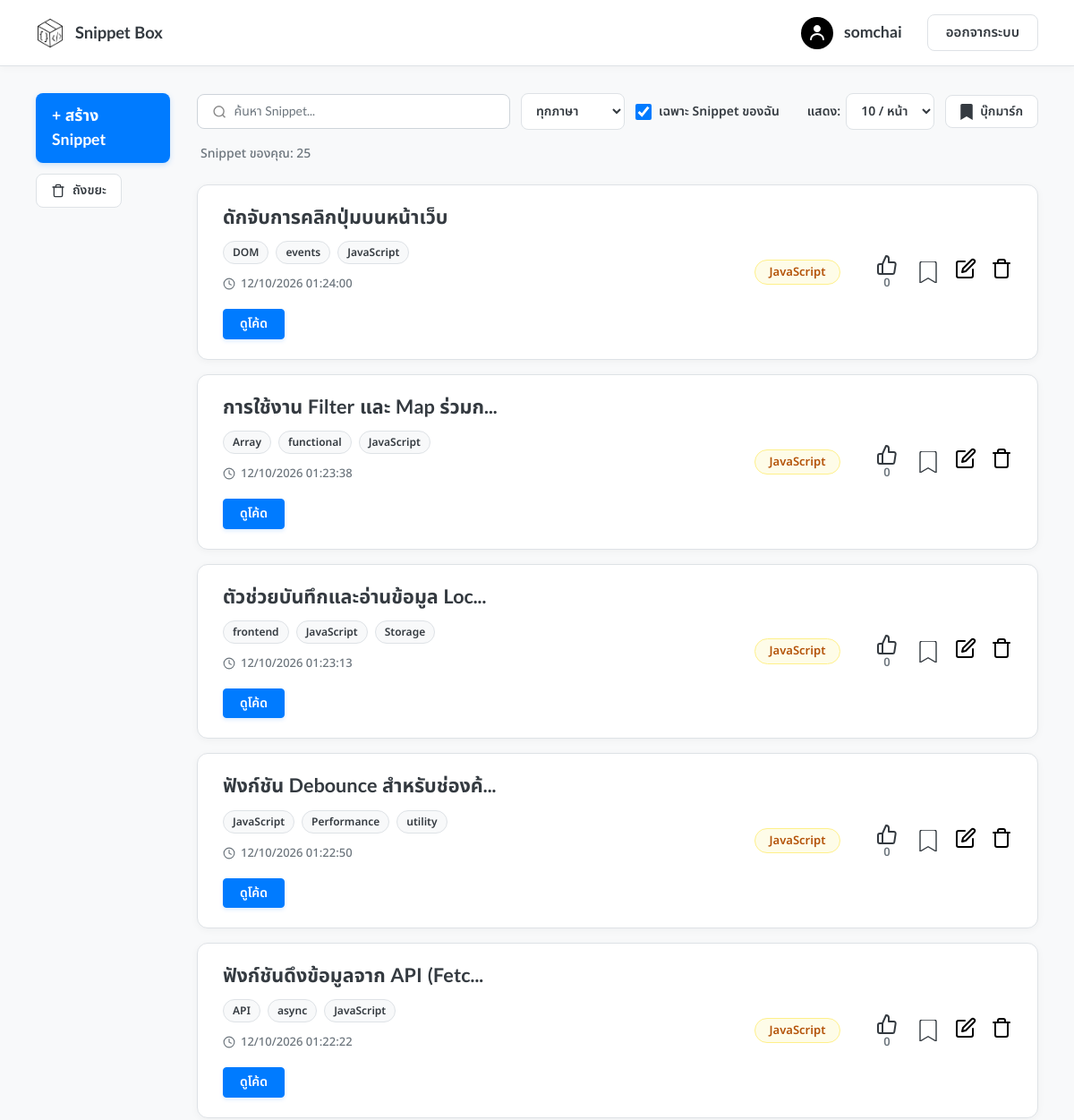
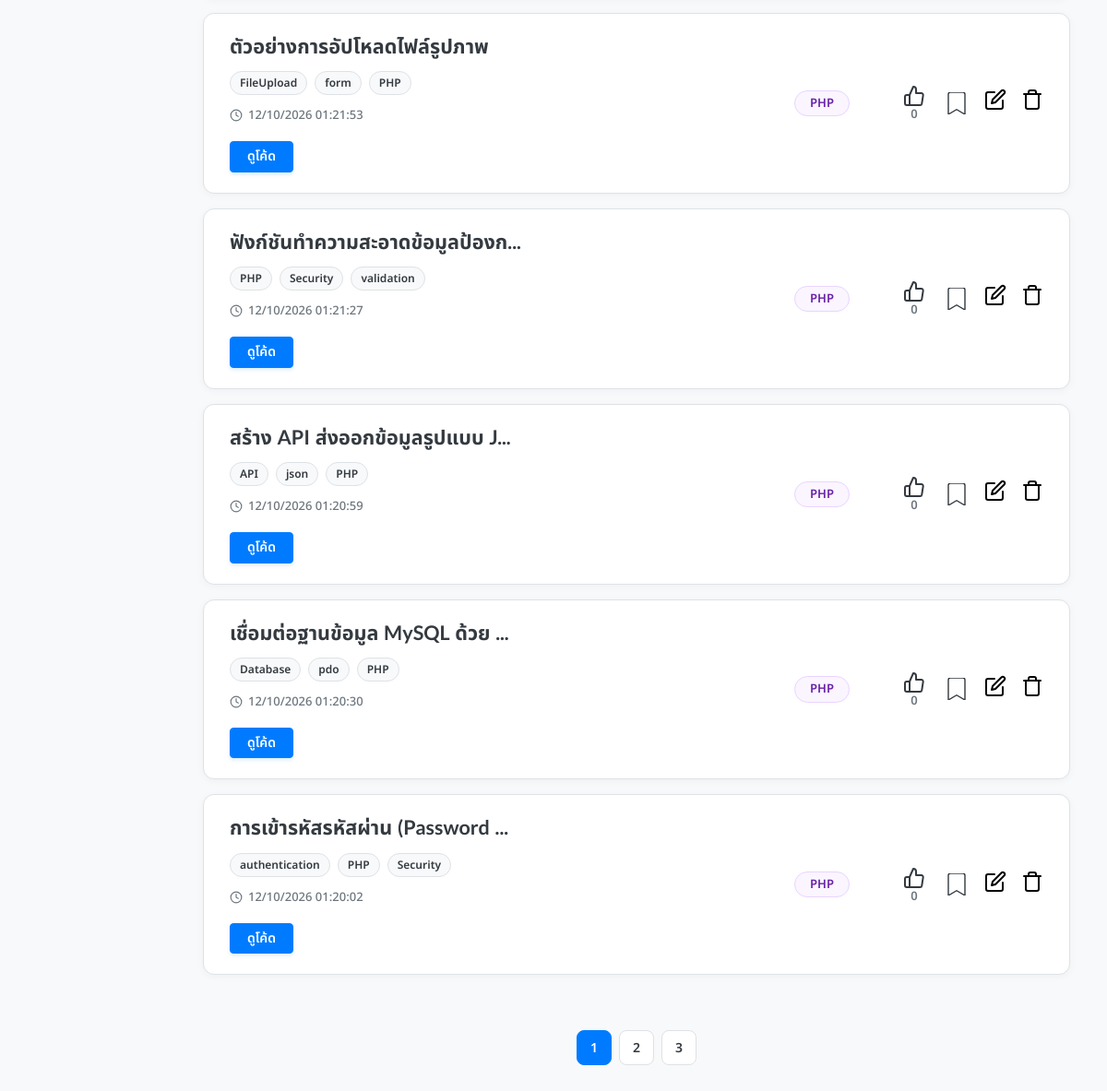
Page /snippet_page.php (signed in) on the committed database (2 pictures, top to bottom).
### tables this page shows
CREATE TABLE `snippet` (
  `snippet_id` int(11) NOT NULL,
  `title` varchar(100) NOT NULL,
  `source_code` text NOT NULL,
  `description` text NOT NULL,
  `created_at` datetime NOT NULL DEFAULT current_timestamp(),
  `visibility` enum('public','protected','private') DEFAULT 'private',
  `image_path` varchar(255) DEFAULT NULL,
  `language_id` int(11) NOT NULL,
  `user_id` int(11) NOT NULL,
  `deleted` tinyint(1) NOT NULL DEFAULT 0,
  `is_suspended` tinyint(1) NOT NULL DEFAULT 0
);

CREATE TABLE `language` (
  `language_id` int(11) NOT NULL,
  `language_name` varchar(50) NOT NULL
);

### snippet_page.php (the view, shortened to what the rows shown need)
<?php
require_once "layout/session.php";
require_once "db/connect.php";
require_once "layout/check_user.php";
$searchQuery = trim($_GET['q'] ?? '');
$selectedLanguage = $_GET['lang'] ?? '';
$showBookmarks = isset($_GET['bookmarks']) && $_GET['bookmarks'] === '1';
$onlyOwn = empty($_GET) || (isset($_GET['only_own']) && $_GET['only_own'] === '1');
$userId = getCurrentUserId();
$allowedLimits = [10, 25, 50];
if(isset($_GET['limit']) && in_array((int)$_GET['limit'], $allowedLimits)){
    $itemsPerPage = (int)$_GET['limit'];
    $_SESSION['items_per_page'] = $itemsPerPage;
}elseif(isset($_SESSION['items_per_page']) && in_array((int)$_SESSION['items_per_page'], $allowedLimits)){
    $itemsPerPage = (int)$_SESSION['items_per_page'];
}else{
    $itemsPerPage = 10;
}
$currentPage = isset($_GET['page']) ? max(1, (int)$_GET['page']) : 1;
if($showBookmarks && $userId){
    $totalSnippets = $control->getTotalBookmarkedSnippetCount($userId, $searchQuery, $selectedLanguage, $onlyOwn);
    $result = $control->getBookmarkedSnippetsPaginated($userId, $currentPage, $itemsPerPage, $searchQuery, $selectedLanguage, $onlyOwn);
}elseif($searchQuery !== '' || $selectedLanguage !== ''){
    $totalSnippets = $control->getTotalUserSnippetCount($userId, $searchQuery, $onlyOwn, $selectedLanguage);
    $result = $control->getUserSnippetsPaginated($userId, $currentPage, $itemsPerPage, $searchQuery, $onlyOwn, $selectedLanguage);
}else{
    $totalSnippets = $control->getTotalUserSnippetCount($userId, '', $onlyOwn, $selectedLanguage);
    $result = $control->getUserSnippetsPaginated($userId, $currentPage, $itemsPerPage, '', $onlyOwn, $selectedLanguage);
}
$snippets = [];
if($result){
    $snippets = $result->fetchAll(PDO::FETCH_ASSOC);
}
$bookmarkedIds = [];
if($userId){
    $bookmarkedIds = $control->getBookmarkedSnippetIds($userId);
}
$likedIds = [];
if($userId){
    $likedIds = $control->getLikedSnippetIds($userId);
}
$snippetIds = array_column($snippets, 'snippet_id');
$likeCounts = $control->getLikeCountsForSnippets($snippetIds);
?>
<!DOCTYPE html>
<html lang="th">
<head>
    <link rel="stylesheet" href="style/fonts.css?v=<?php echo time(); ?>">
    <link rel="stylesheet" href="style/snippet_pagecss.css?v=<?php echo time(); ?>">
</head>
<body>
    <div class="main-wrapper">
        <div class="content">
            <div class="snippet-grid">
                <?php if($totalSnippets === 0): ?>
                    <div class="empty-state">
                        <?php if($showBookmarks): ?>
                            <?php if($onlyOwn): ?>
                                ไม่พบ Snippet ของคุณที่บุ๊กมาร์กไว้
                            <?php else: ?>
                                ยังไม่มี Snippet ที่บุ๊กมาร์กไว้
                            <?php endif; ?>
                        <?php elseif($selectedLanguage !== ''): ?>
                            ไม่มีโพสต์
                        <?php else: ?>
                            ยังไม่มี Snippet ในระบบ
                        <?php endif; ?>
                    </div>
                <?php else: ?>
                    <?php foreach($snippets as $row): ?>
                        <?php $isBookmarked = in_array((int)$row['snippet_id'], $bookmarkedIds); ?>
                        <?php
                            $languageName = trim((string)($row['language_name'] ?? 'Language'));
                            $languageKey = strtolower($languageName);
                            $languageClass = 'language-tag';
                            if($languageKey === 'html'){
                                $languageClass .= ' language-html';
                            }elseif($languageKey === 'python'){
                                $languageClass .= ' language-python';
                            }elseif($languageKey === 'javascript' || $languageKey === 'js'){
                                $languageClass .= ' language-javascript';
                            }elseif($languageKey === 'php'){
                                $languageClass .= ' language-php';
                            }elseif($languageKey === 'sql'){
                                $languageClass .= ' language-sql';
                            }elseif($languageKey === 'css'){
                                $languageClass .= ' language-css';
                            }
                        ?>
                        <?php
                            $isSuspended = (int)($row['is_suspended'] ?? 0) === 1;
                        ?>
                        <div class="snippet-card" <?php if($isSuspended): ?>style="border-left: 5px solid #dc2626; background-color: #fffcfc;"<?php endif; ?>>
                            <div class="card-left">
                                <?php
                                    $title = $row['title'] ?: 'ไม่มีชื่อเรื่อง';
                                    if(mb_strlen($title, 'UTF-8') > 30){
                                        $title = mb_substr($title, 0, 30, 'UTF-8') . '...';
                                    }
                                ?>
                                <div class="card-title">
                                    <?php echo htmlspecialchars($title); ?>
                                </div>
                                <?php if(!empty($row['tags'])): ?>
                                    <div class="tag-badge">
                                        <?php foreach(explode(', ', $row['tags']) as $tagName): ?>
                                            <span><?php echo htmlspecialchars($tagName); ?></span>
                                        <?php endforeach; ?>
                                    </div>
                                <?php endif; ?>
                                <?php if(!empty($row['created_at'])): ?>
                                    <div class="snippet-date">
                                        <svg width="14" height="14" viewBox="0 0 24 24" fill="none" stroke="currentColor" stroke-width="2" stroke-linecap="round" stroke-linejoin="round">
                                            <circle cx="12" cy="12" r="10"></circle>
                                            <polyline points="12 6 12 12 16 14"></polyline>
                                        </svg>
                                        <span><?php echo date('d/m/Y H:i:s', strtotime($row['created_at'])); ?></span>
                                    </div>
                                <?php endif; ?>
                                <button class="btn-view-code">
                                    <a href="viewcode.php?view=<?php echo urlencode($row['snippet_id']); ?>" >ดูโค้ด</a>
                                </button>
                            </div>
                            <div class="card-middle">
                                <div class="<?php echo htmlspecialchars($languageClass); ?>"><?php echo htmlspecialchars($languageName ?: 'Language'); ?></div>
                            </div>
                            <div class="card-right">
                                <?php
                                    $snippetIdInt = (int)$row['snippet_id'];
                                    $isLiked = in_array($snippetIdInt, $likedIds);
                                    $currentLikeCount = $likeCounts[$snippetIdInt] ?? 0;
                                ?>
                                <?php if(!$isSuspended): ?>
                                    <button class="like-toggle <?php echo $isLiked ? 'liked' : ''; ?>" data-snippet-id="<?php echo $snippetIdInt; ?>" title="<?php echo $isLiked ? 'ยกเลิกถูกใจ' : 'ถูกใจ'; ?>">
                                        <svg width="24" height="24" viewBox="0 0 24 24" stroke-width="2" stroke-linecap="round" stroke-linejoin="round">
                                            <path d="M14 9V5a3 3 0 0 0-3-3l-4 9v11h11.28a2 2 0 0 0 2-1.7l1.38-9a2 2 0 0 0-2-2.3H14zM7 22H4a2 2 0 0 1-2-2v-7a2 2 0 0 1 2-2h3"/>
                                        </svg>
                                        <span class="like-count"><?php echo $currentLikeCount; ?></span>
                                    </button>
                                    <button class="bookmark-toggle <?php echo $isBookmarked ? 'bookmarked' : ''; ?>" data-snippet-id="<?php echo (int)$row['snippet_id']; ?>" title="<?php echo $isBookmarked ? 'ลบบุ๊กมาร์ก' : 'เพิ่มบุ๊กมาร์ก'; ?>">
                                        <svg width="20" height="24" viewBox="0 0 384 512" stroke-width="30">
                                            <path d="M0 512V48C0 21.49 21.49 0 48 0h288c26.51 0 48 21.49 48 48v464L192 400 0 512z"/>
                                        </svg>
                                    </button>
                                    <?php if((int)($row['user_id'] ?? 0) === (int)$userId): ?>
                                    <a href="createsnippet.php?edit=<?php echo urlencode($row['snippet_id']); ?>" class="icon-action" title="แก้ไข">
                                        <svg width="24" height="24" viewBox="0 0 24 24" fill="none" stroke="black" stroke-width="2" stroke-linecap="round" stroke-linejoin="round"><path d="M11 4H4a2 2 0 0 0-2 2v14a2 2 0 0 0 2 2h14a2 2 0 0 0 2-2v-7"></path><path d="M18.5 2.5a2.121 2.121 0 0 1 3 3L12 15l-4 1 1-4 9.5-9.5z"></path></svg>
                                    </a>
                                    <a href="createsnippet.php?delete=<?php echo urlencode($row['snippet_id']); ?>" class="icon-action" title="ลบ" onclick="return confirm('คุณแน่ใจหรือไม่ว่าต้องการลบรายการนี้?');">
                                        <svg width="24" height="24" viewBox="0 0 24 24" fill="none" stroke="black" stroke-width="2" stroke-linecap="round" stroke-linejoin="round"><polyline points="3 6 5 6 21 6"></polyline><path d="M19 6v14a2 2 0 0 1-2 2H7a2 2 0 0 1-2-2V6m3 0V4a2 2 0 0 1 2-2h4a2 2 0 0 1 2 2v2"></path></svg>
                                    </a>
                                    <?php endif; ?>
                                <?php else: ?>
                                    <span style="font-size: 0.8rem; color: #dc2626; font-weight: 600; text-align: center; display: block; padding: 4px 8px; background: #fee2e2; border-radius: 4px;">
                                        ถูกระงับ
                                    </span>
                                <?php endif; ?>
                            </div>
                        </div>
                    <?php endforeach; ?>
                <?php endif; ?>
            </div>
        </div>
    </div>
</body>
</html>

### rows in the picture
snippet: title "ดักจับการคลิกปุ่มบนหน้าเว็บ", tagName "DOM", tagName "events", tagName "JavaScript", created_at "12/10/2026 01:24:00", language.language_name "JavaScript", snippet_id "0"
snippet: title "การใช้งาน Filter และ Map ร่วมก...", tagName "Array", tagName "functional", tagName "JavaScript", created_at "12/10/2026 01:23:38", language.language_name "JavaScript", snippet_id "0"
snippet: title "ตัวช่วยบันทึกและอ่านข้อมูล Loc...", tagName "frontend", tagName "JavaScript", tagName "Storage", created_at "12/10/2026 01:23:13", language.language_name "JavaScript", snippet_id "0"
snippet: title "ฟังก์ชัน Debounce สำหรับช่องค้...", tagName "JavaScript", tagName "Performance", tagName "utility", created_at "12/10/2026 01:22:50", language.language_name "JavaScript", snippet_id "0"
snippet: title "ฟังก์ชันดึงข้อมูลจาก API (Fetc...", tagName "API", tagName "async", tagName "JavaScript", created_at "12/10/2026 01:22:22", language.language_name "JavaScript", snippet_id "0"
snippet: title "ตัวอย่างการอัปโหลดไฟล์รูปภาพ", tagName "FileUpload", tagName "form", tagName "PHP", created_at "12/10/2026 01:21:53", language.language_name "PHP", snippet_id "0"
snippet: title "ฟังก์ชันทำความสะอาดข้อมูลป้องก...", tagName "PHP", tagName "Security", tagName "validation", created_at "12/10/2026 01:21:27", language.language_name "PHP", snippet_id "0"
snippet: title "สร้าง API ส่งออกข้อมูลรูปแบบ J...", tagName "API", tagName "json", tagName "PHP", created_at "12/10/2026 01:20:59", language.language_name "PHP", snippet_id "0"
snippet: title "เชื่อมต่อฐานข้อมูล MySQL ด้วย ...", tagName "Database", tagName "pdo", tagName "PHP", created_at "12/10/2026 01:20:30", language.language_name "PHP", snippet_id "0"
snippet: title "การเข้ารหัสรหัสผ่าน (Password ...", tagName "authentication", tagName "PHP", tagName "Security", created_at "12/10/2026 01:20:02", language.language_name "PHP", snippet_id "0"

### other values in the picture
$_SESSION['username'] "somchai"
$totalSnippets "25"
form field value "10 / หน้า"
